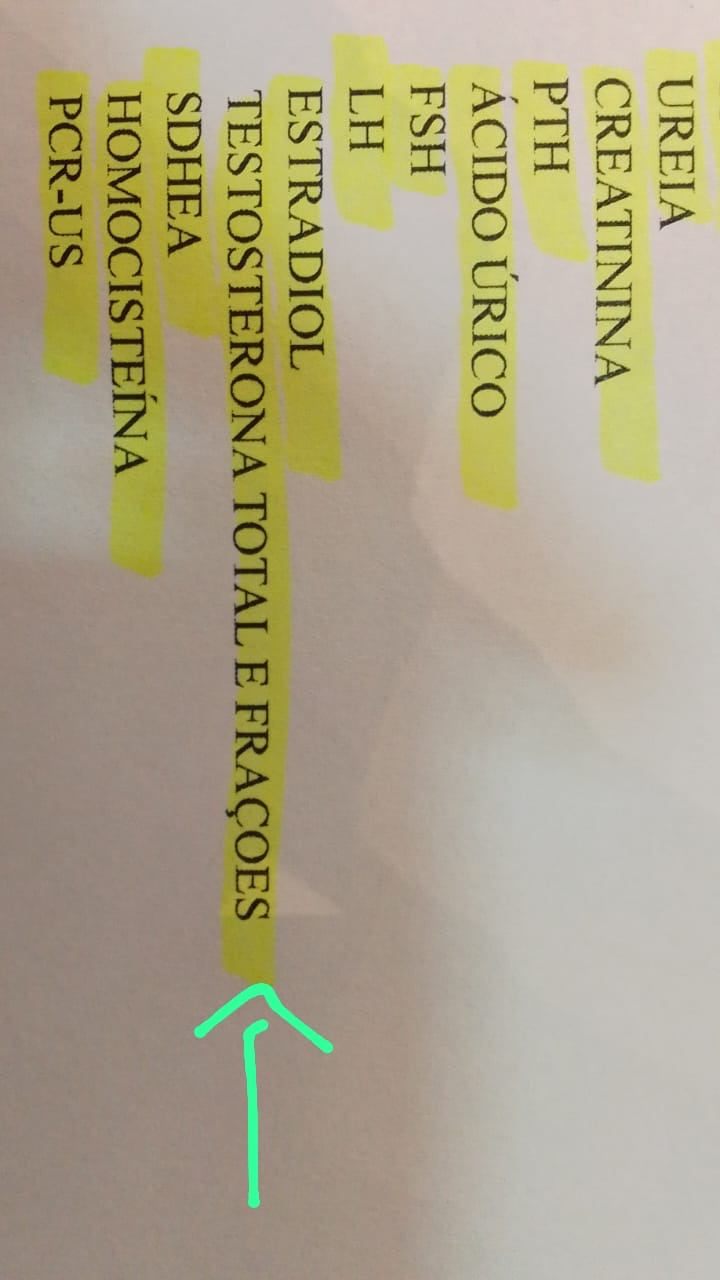
#> input picture 751e67d1-03f2-4ec7-bb42-a739780f1c7a.JPG, 720 x 1280 px, given in place of the camera
$ python -i main.py   (imports and definitions only)
#> lines starting #> are read from the running program, lines starting #| are printed output that depends on the picture; after the words box and inside, x2 and y2 are one past the last pixel; in counts of white or black regions, pixels touching at a corner belong together
#> in capture_live_video, frame is the input picture: shape (1280, 720, 3); mean B, G, R 136.7, 164.5, 173.1
#> (key q is pressed here)
#> (key q is pressed here)
import cv2
import pytesseract

# Specify the path to the Tesseract executable
pytesseract.pytesseract.tesseract_cmd = '/opt/homebrew/bin/tesseract'

def process_frame(frame):
    # Convert to grayscale
    gray = cv2.cvtColor(frame, cv2.COLOR_BGR2GRAY)
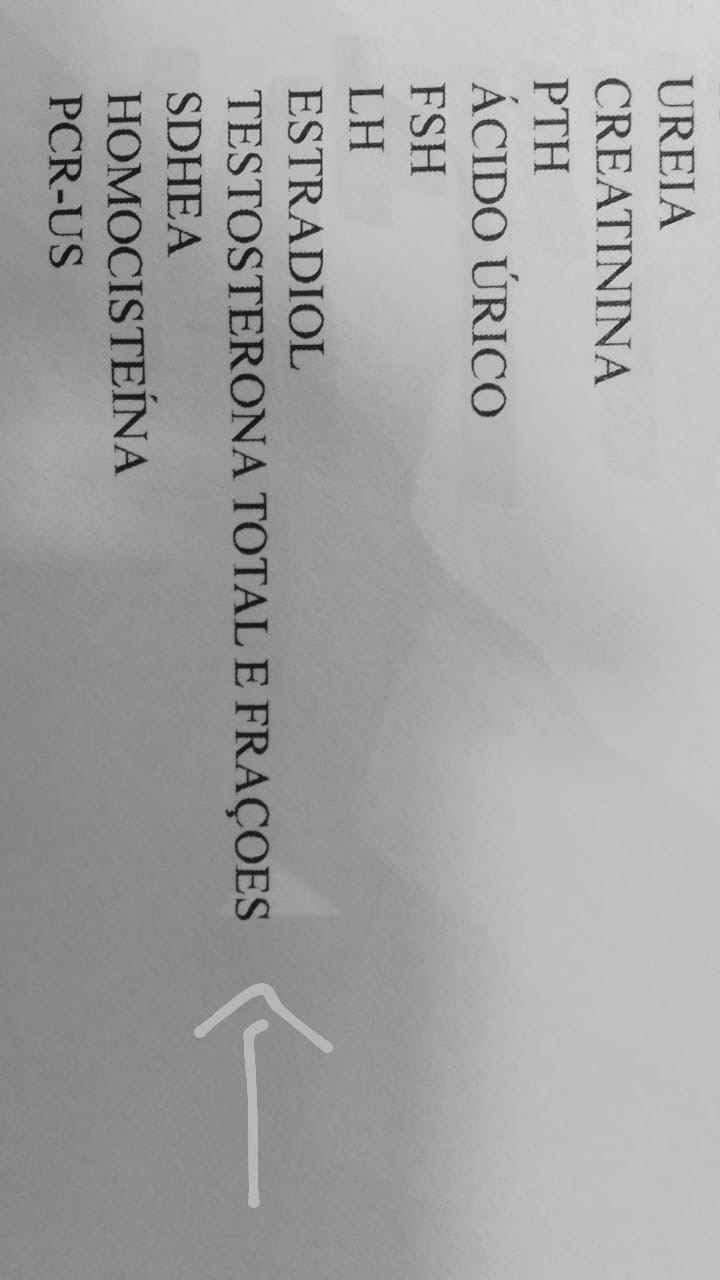
#> gray: shape (1280, 720); min 7, max 222, mean 163.9
    # Binarize image
    _, binary = cv2.threshold(gray, 128, 255, cv2.THRESH_BINARY | cv2.THRESH_OTSU)
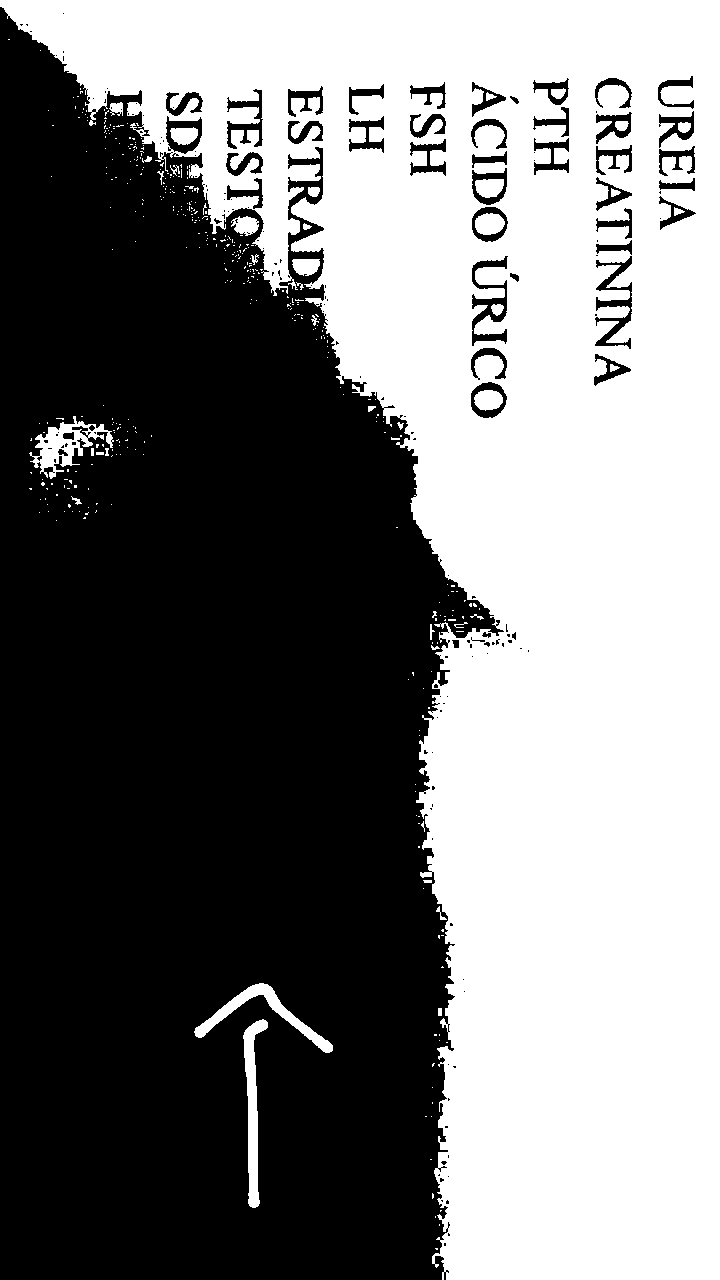
#> binary: shape (1280, 720); 48.3% white; 412 white regions (372 under 20 px), largest, box (x1, y1, x2, y2) and area: (0, 0, 720, 1280) 434622, (243, 1019, 268, 1208) 1951, (29, 416, 114, 479) 1859
    # Remove noise
    denoised = cv2.medianBlur(binary, 3)
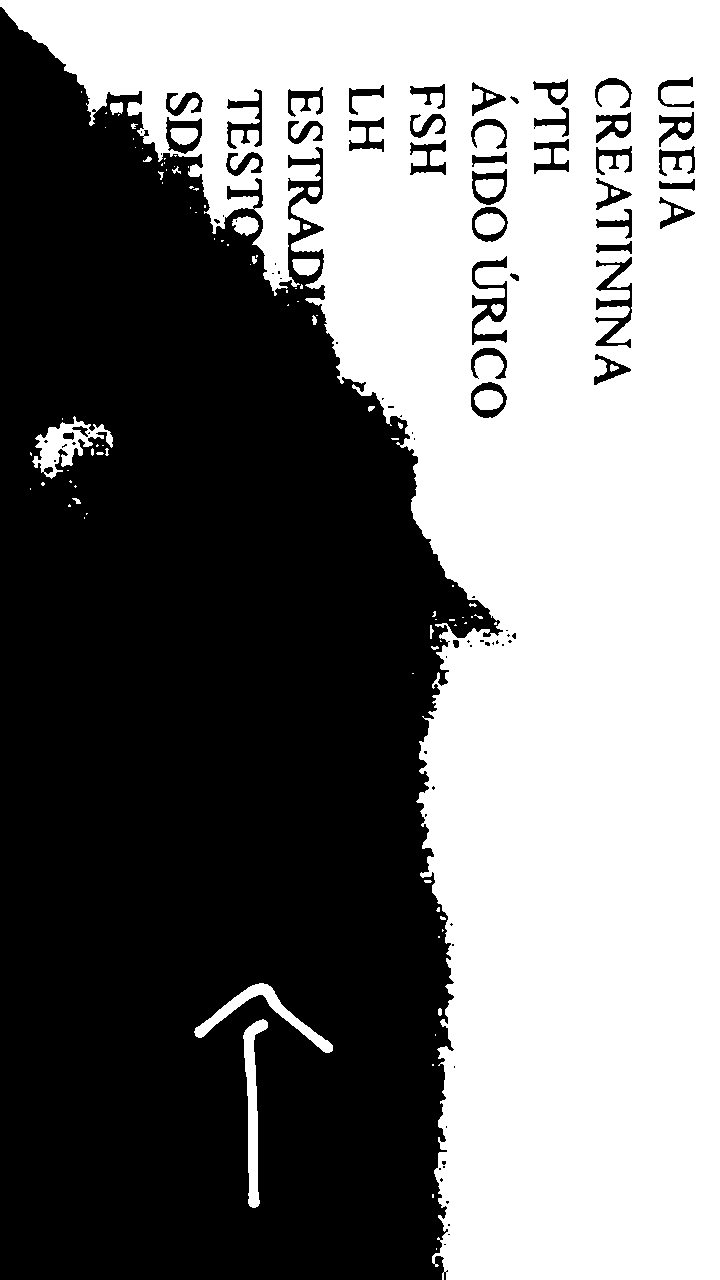
#> denoised: shape (1280, 720); 48.3% white; 102 white regions (64 under 20 px), largest, box (x1, y1, x2, y2) and area: (0, 0, 720, 1280) 434974, (243, 1019, 268, 1208) 1951, (32, 416, 113, 479) 1877
    # Perform OCR
#> (the run stopped early here; a loop or call above may not have finished)
